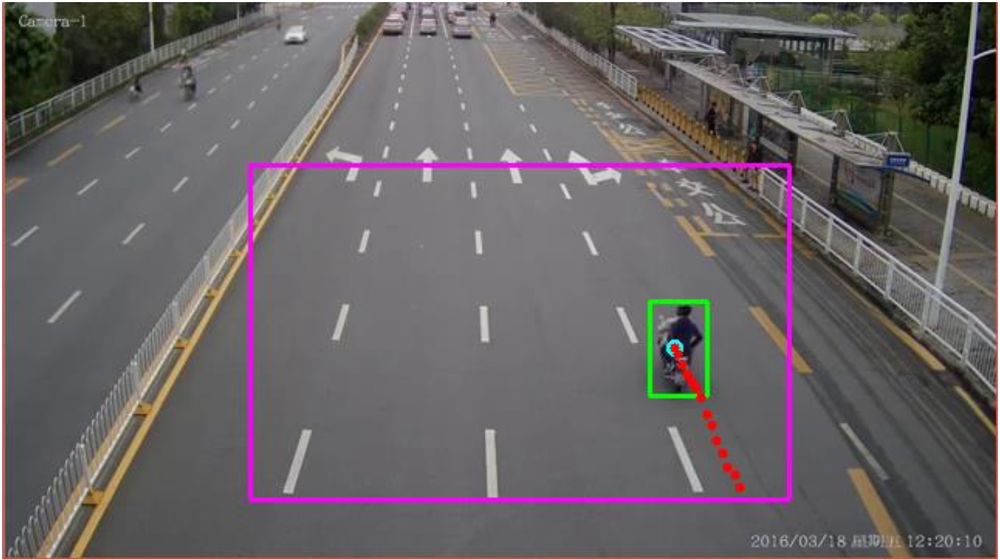
#> input picture wiki/1.png, 1000 x 560 px, shrunk from 1442 x 808 before the run, given in place of traffic3.mp4, which was not available
$ python MotionCapture.py   (older library calls are emulated)
#> lines starting #> are read from the running program, lines starting #| are printed output that depends on the picture; pictures that were not available may be replaced by others from this repository, and a replacement may not be noted
### ImageOperations.py
import numpy as np
import cv2


class ImageOperations:
    KERNEL = cv2.getStructuringElement(cv2.MORPH_RECT, (3, 3))

    @classmethod
    def Filter(self, frame):
        return cv2.blur(frame, (5, 5))

    @classmethod
    def DiffImg(self, t0, t1):
        img = cv2.absdiff(t0, t1)
        return img

    @classmethod
    def Threshold(self, img):
        return cv2.threshold(img, 15, 255, cv2.THRESH_BINARY)[1]

    @classmethod
    def Morph(self, img):
        openning = cv2.morphologyEx(img, cv2.MORPH_OPEN, self.KERNEL)
        closing = cv2.morphologyEx(openning, cv2.MORPH_CLOSE, self.KERNEL)
        dilate = cv2.dilate(closing, self.KERNEL, iterations=6)
        erode = cv2.erode(dilate, self.KERNEL, iterations=4)
        openning = cv2.morphologyEx(erode, cv2.MORPH_OPEN,
                                    cv2.getStructuringElement(cv2.MORPH_RECT, (5, 5)))
        return openning

    # [5 lines left out: function CreateBackground, not called in this run]

    @classmethod
    def ConvertToGray(self, frame):
        frame = cv2.cvtColor(frame, cv2.COLOR_BGR2GRAY)
        return frame

    @classmethod
    def CreateMovingObject(self, f0, f1, f2):
        f0 = self.Filter(f0)
        f1 = self.Filter(f1)
        f2 = self.Filter(f2)

        # Разница между кадрами
        dif1 = self.Threshold(self.DiffImg(f0, f1))
        dif2 = self.Threshold(self.DiffImg(f1, f2))

        # Движущийся объект и задник
        movImg = cv2.bitwise_and(dif1, dif2)
        backImg = self.DiffImg(f1, movImg)

        # Пересмотренный задник
        refImg = cv2.bitwise_or(f1, backImg)

        # Движущийся объект
        movObject = self.DiffImg(f1, refImg)
        movObject = self.Threshold(movObject)
        movObject = self.Morph(movObject)

        return movObject

    @classmethod
    def ConnectNearbyContours(self, contours_big, contourDist):
        decision_list = np.zeros((len(contours_big)), np.bool)
        for i in range(len(contours_big) - 1):
            cnt1 = contours_big[i]
            cnt2 = contours_big[i + 1]

            M1 = cv2.moments(cnt1)
            cx1 = int(M1['m10'] / M1['m00'])
            cy1 = int(M1['m01'] / M1['m00'])

            M2 = cv2.moments(cnt2)
            cx2 = int(M2['m10'] / M2['m00'])
            cy2 = int(M2['m01'] / M2['m00'])

            r1 = cv2.minEnclosingCircle(cnt1)[1]
            r2 = cv2.minEnclosingCircle(cnt2)[1]

            dist = np.linalg.norm(np.array((cx1, cy1)) - np.array((cx2, cy2)))

            if (dist < contourDist):
                decision_list[i + 1] = True

            contours_complete = []
            if len(contours_big) != 0:
                if (len(contours_big) == 1):
                    contours_complete = contours_big
                else:
                    connection = contours_big[0]
                    for i in range(1, len(decision_list)):
                        if decision_list[i]:
                            connection = np.vstack((connection, contours_big[i]))
                        else:
                            contours_complete.append(connection)
                            connection = contours_big[i]
                        if (i == len(decision_list) - 1):
                            contours_complete.append(connection)
                return contours_complete

    # [31 lines left out: function ConnectNearbyContours1, not called in this run]

### MotionCapture.py
import numpy as np
import cv2
from collections import deque
from ImageOperations import ImageOperations as IOps

FRAMES_COUNT = 5
BUFFER = 50


def DrawRectangle(cnt, img):
    x, y, w, h = cv2.boundingRect(cnt)

    M = cv2.moments(cnt)
    cx = int(M['m10'] / M['m00'])
    cy = int(M['m01'] / M['m00'])

    cv2.rectangle(img, (x, y), (x + w, y + h), (0, 255, 0), 2)
    cv2.circle(img, (cx, cy), 3, (255, 255, 0), 3)


def SelectRegion(event, x, y, flags, param):
    global rect_pt1, rect_pt2, drawing_mode

    if event == cv2.EVENT_LBUTTONDOWN:
        rect_pt1 = (x, y)
        drawing_mode = True
    elif drawing_mode and event == cv2.EVENT_MOUSEMOVE:
        rect_pt2 = (x, y)
    elif drawing_mode and event == cv2.EVENT_LBUTTONUP:
        rect_pt2 = (x, y)
        drawing_mode = False


rect_pt1 = (0, 0)
rect_pt2 = (0, 0)

drawing_mode = False

if __name__ == "__main__":
    cam = cv2.VideoCapture('Samples/traffic3.mp4')
    width = int(cam.get(3))
    height = int(cam.get(4))

    winName = "SUPER MEGA MOTION DETECTION"
    cv2.namedWindow(winName, cv2.WINDOW_AUTOSIZE)

    refImg = None
    framesQueue = []

    trajectoriesDeque = deque(maxlen=BUFFER)

    for j in range(FRAMES_COUNT):
        framesQueue.append(cam.read()[1])
#> this loop made 5 passes
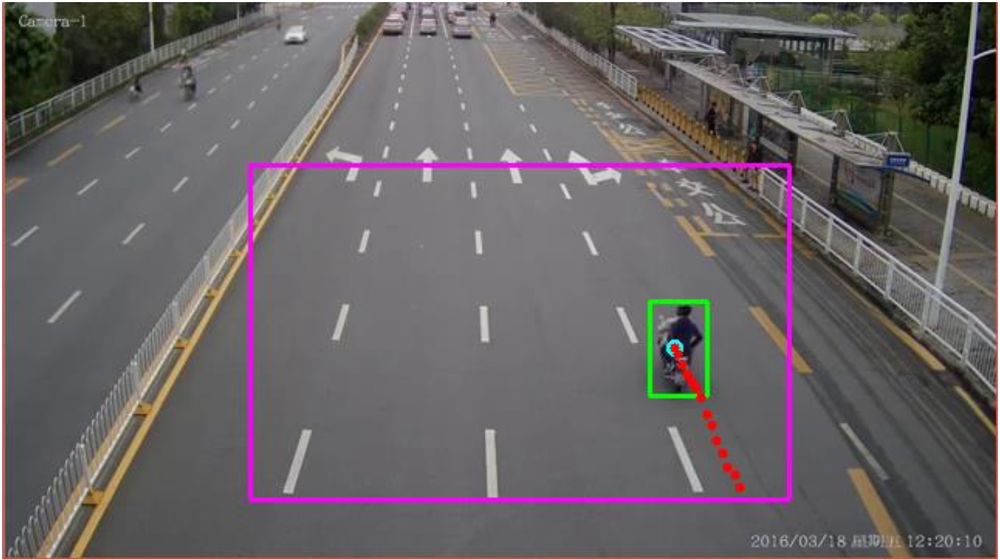
#> input picture wiki/1.png, 1000 x 560 px, shrunk from 1442 x 808 before the run, given in place of traffic3.mp4, which was not available
#> after the loop, framesQueue = 5 items

    while True:
        # Кадр для показа
        frame = framesQueue[FRAMES_COUNT // 2]
#> frame is the input picture: shape (560, 1000, 3); mean B, G, R 100.9, 99.6, 105.1

        # Первый и последний кадры
        f0 = IOps.ConvertToGray(framesQueue[0])
#> in ConvertToGray, `frame = cv2.cvtColor(frame, cv2.COLOR_BGR2GRAY)`:
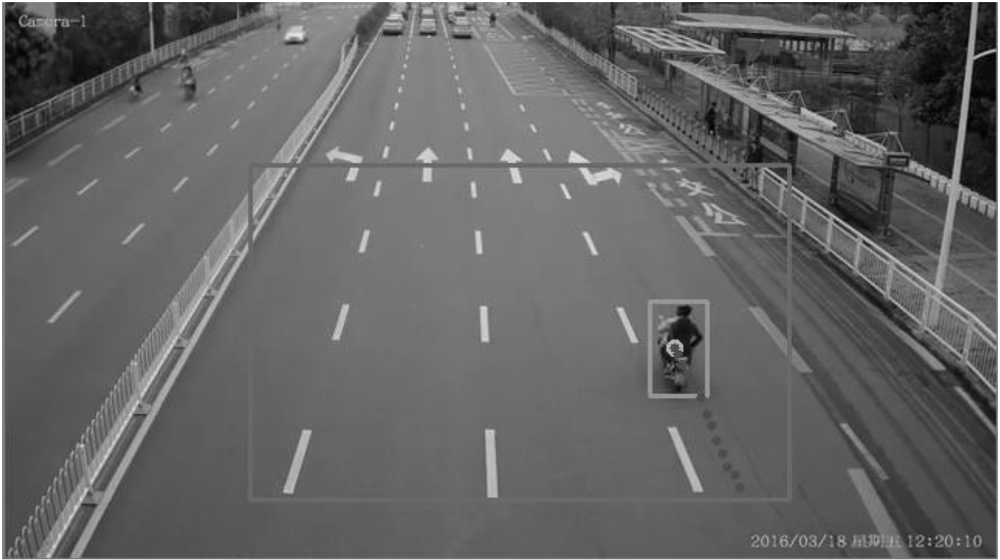
#> frame: shape (560, 1000); min 2, max 255, mean 101.4
        f1 = IOps.ConvertToGray(frame)
        f2 = IOps.ConvertToGray(framesQueue[FRAMES_COUNT - 1])
        movObject = IOps.CreateMovingObject(f0, f1, f2)
#> in DiffImg, `img = cv2.absdiff(t0, t1)`: img: shape (560, 1000); every value is 0

        # Контуры
        im2, contours, hierarchy = cv2.findContours(np.copy(movObject),
                                                    cv2.RETR_EXTERNAL, cv2.CHAIN_APPROX_SIMPLE)
#> contours = []
        contours_big = []

        for cnt in contours:
            if (cv2.contourArea(cnt) > 70):
                contours_big.append(cnt)
#> this loop made 0 passes
#> after the loop, contours_big = []
        contours_complete = IOps.ConnectNearbyContours(contours_big, 70)
#> in ConnectNearbyContours, `decision_list = np.zeros((len(contours_big)), np.bool)`: decision_list = empty array

#> (the run stopped early here; a loop or call above may not have finished)

$ run again, on wiki/3.png
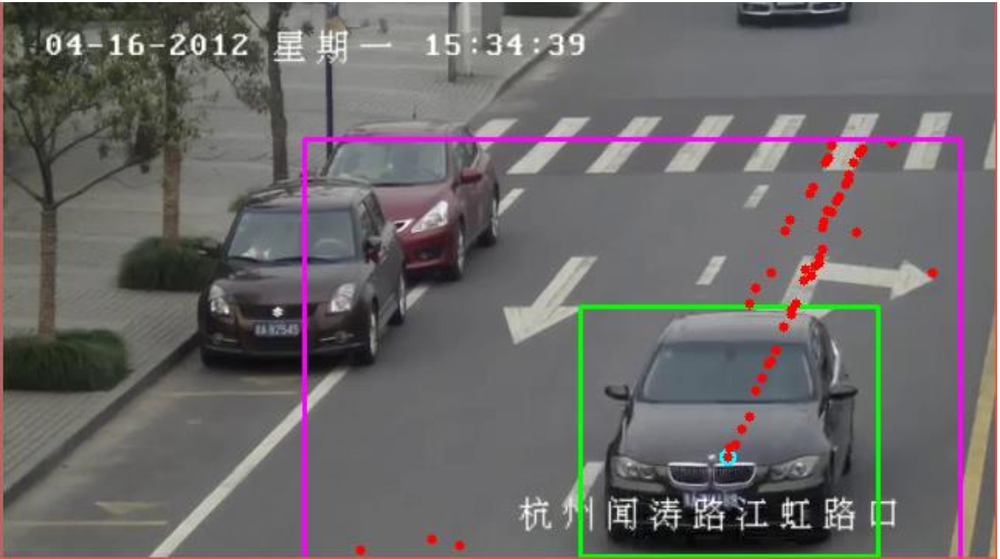
#> input picture wiki/3.png, 1000 x 559 px, shrunk from 1432 x 800 before the run, given in place of traffic3.mp4, which was not available
#> the loop `for j in range(FRAMES_COUNT):` made 5 passes
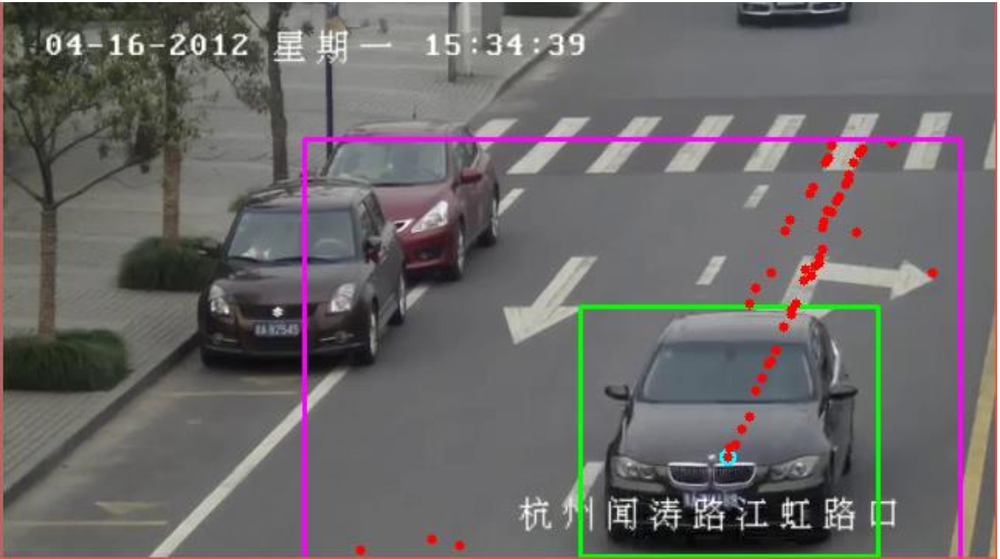
#> input picture wiki/3.png, 1000 x 559 px, shrunk from 1432 x 800 before the run, given in place of traffic3.mp4, which was not available
#> after the loop `for j in range(FRAMES_COUNT):`: framesQueue = 5 items
#> frame is the input picture: shape (559, 1000, 3); mean B, G, R 104.7, 104.7, 107.7
#> in ConvertToGray, `frame = cv2.cvtColor(frame, cv2.COLOR_BGR2GRAY)`:
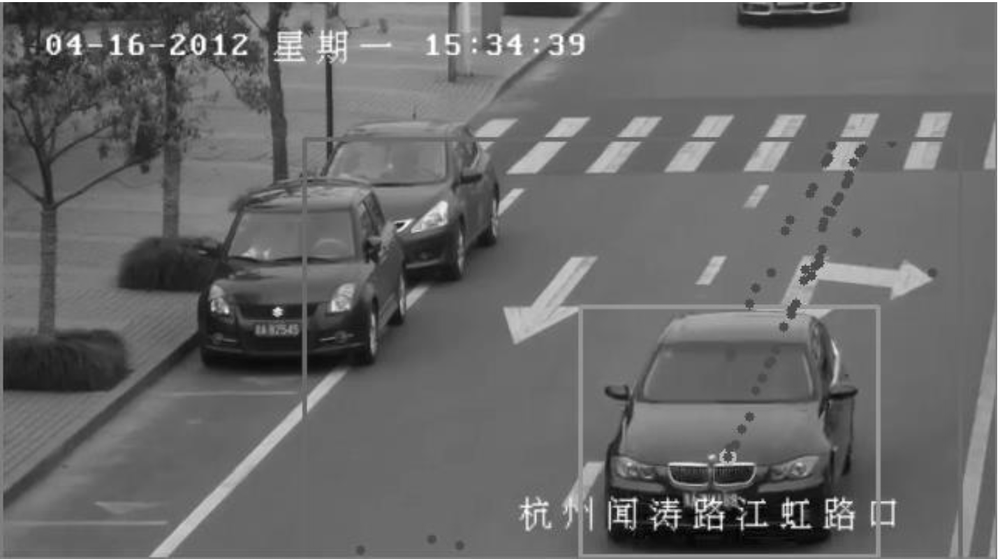
#> frame: shape (559, 1000); min 1, max 255, mean 105.6
#> img: shape (559, 1000); every value is 0
#> contours = []
#> decision_list = empty array

$ run again, on wiki/4.png
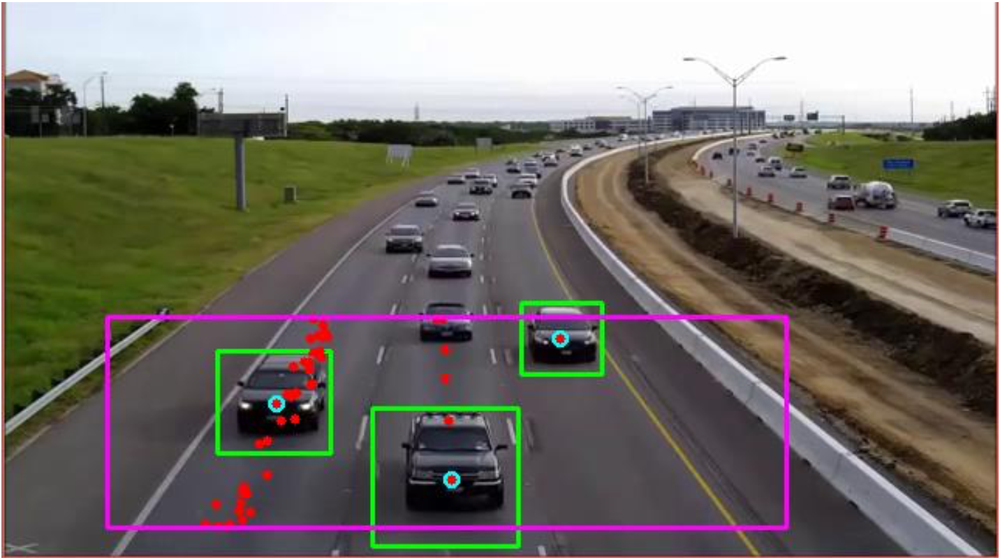
#> input picture wiki/4.png, 1000 x 560 px, shrunk from 1432 x 802 before the run, given in place of traffic3.mp4, which was not available
#> the loop `for j in range(FRAMES_COUNT):` made 5 passes
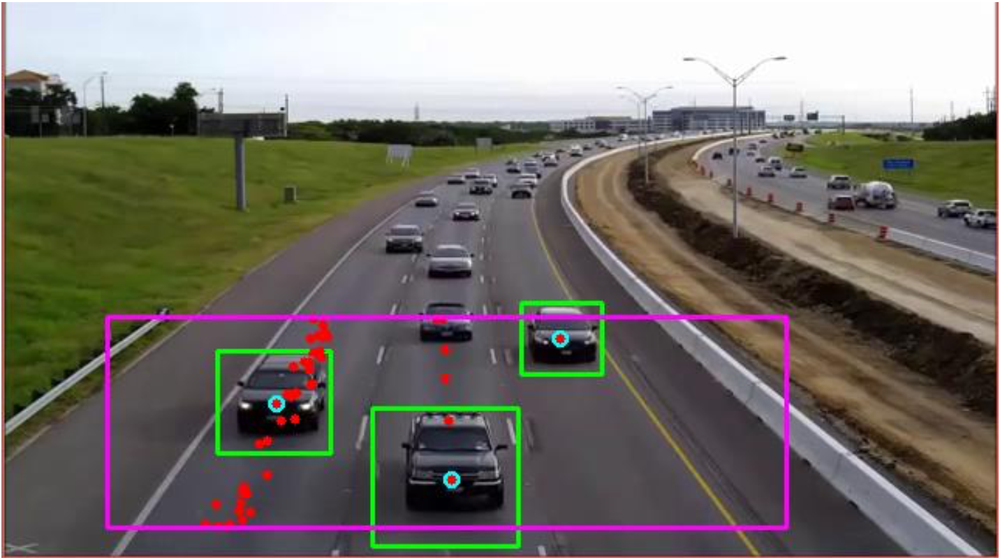
#> input picture wiki/4.png, 1000 x 560 px, shrunk from 1432 x 802 before the run, given in place of traffic3.mp4, which was not available
#> after the loop `for j in range(FRAMES_COUNT):`: framesQueue = 5 items
#> frame is the input picture: shape (560, 1000, 3); mean B, G, R 107.9, 114.4, 119.1
#> in ConvertToGray, `frame = cv2.cvtColor(frame, cv2.COLOR_BGR2GRAY)`:
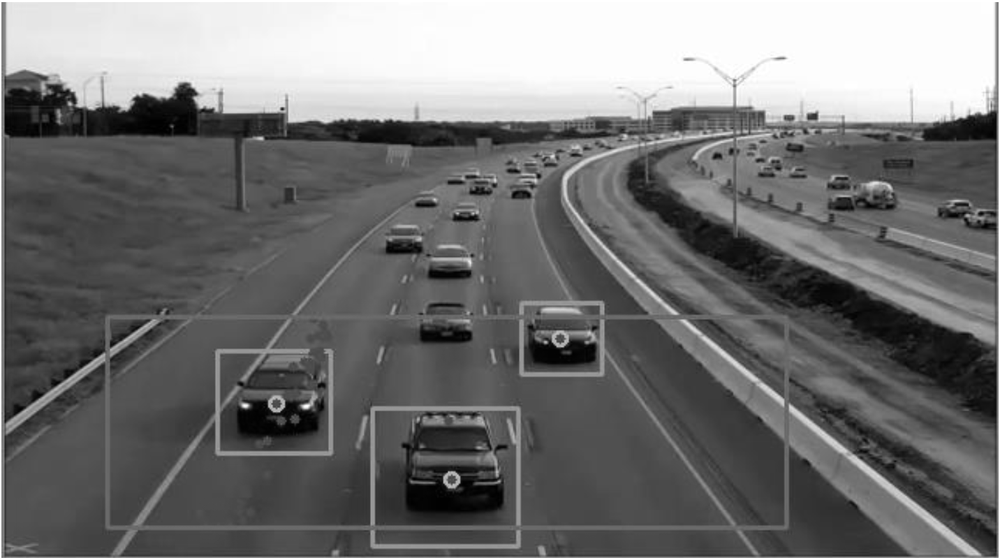
#> frame: shape (560, 1000); min 0, max 255, mean 115.1
#> img: shape (560, 1000); every value is 0
#> contours = []
#> decision_list = empty array
